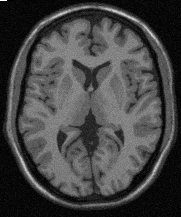
#> input picture Practica_2/ImagenA.pgm, 181 x 217 px
$ python P2E1.py Practica_2/ImagenA.pgm out.png
#> lines starting #> are read from the running program, lines starting #| are printed output that depends on the picture
import cv2
import sys
import numpy as np
import matplotlib
#matplotlib.use('Agg')
import matplotlib.pyplot as plt
import os.path

path=os.getcwd()
print(path)

def read_pgm_file(file_name):

#> called with file_name = 'Practica_2/ImagenA.pgm'
    data_dir = os.path.dirname(os.path.abspath(__file__))

    # Test if file exists
    file_path = os.path.join(data_dir, file_name)
    assert os.path.isfile(file_path), 'file \'{0}\' does not exist'.format(file_path)

    img = cv2.imread(file_name,flags=cv2.IMREAD_GRAYSCALE)
#> img is the input picture: shape (217, 181); min 0, max 255, mean 68

    if img is not None:
        print('img.size: ', img.size)
#| img.size:  39277
    else:
        print('imread({0}) -> None'.format(file_path))

    return img


def show_img_hist(im):

    vmin = np.amin(im)
    vmax = np.max(im)
    print("Intensity Min: {}   Max:{}".format(vmin,vmax))

    L = vmax - vmin
    print("Number of Levels: {}".format(L))
    fig = plt.figure(figsize=(16,6))
    ax1 = plt.subplot(1, 2, 1)
    ax2 = plt.subplot(1, 2, 2)

    # imgplot = plt.imshow(im/np.amax(im))
    imgplot = ax1.imshow(im,cmap='gray', vmin=vmin, vmax=vmax)
    fig.colorbar(imgplot, ax=ax1)
    # cv2.imshow(infile,img)
    # cv2.waitKey(0)

    hist, bin_edges = np.histogram(im.ravel(),bins=L)
    ax2.bar(bin_edges[:-1], hist)
    plt.savefig(path+'/histogram.png')
    plt.show()


def process_pgm_file(im):
    #
    #   Implement a semilinear transformation to optimize dynamic range
    imout=im.copy()

    vmin = np.amin(im)
    vmax = np.max(im)
    midpoint = 50
    set_point1 = 15
    set_point2 = 155

    def semilinear_transform(x):
        if x < set_point1:
            return 0
        elif x > set_point2:
            return 255
        else:
            return (255/(set_point2-set_point1))*(x-set_point1)

    for i in range(len(im)):
        for j in range(len(im[i])):
            imout[i][j] = semilinear_transform(imout[i][j])

    return imout

def hist_superpuestos(im, im2):
    vmin = np.amin(im)
    vmax = np.max(im)
    L1 = vmax - vmin
    vmin = np.amin(im2)
    vmax = np.max(im2)
    L2 = vmax - vmin

    fig = plt.figure(figsize=(16,6))
    ax = fig.add_subplot(1, 1, 1)

    hist1, bin_edges1 = np.histogram(im.ravel(), bins=L1, range=(0, 256))
    hist2, bin_edges2 = np.histogram(im2.ravel(), bins=L2, range=(0, 256))
    ax.bar(bin_edges1[:-1], hist1, alpha=0.5, label='Original')
    ax.bar(bin_edges2[:-1], hist2, alpha=0.5, label='Ecualizada')
    ax.legend(loc='upper right')
    plt.ylabel('Cantidad de pixeles')
    plt.xlabel('Escala de Grises')
    plt.grid()
    plt.ylim(0,1500)
    plt.show()

def imagenes_superpuestas(im, im2):

    fig = plt.figure(figsize=(16,6))
    ax1 = plt.subplot(1, 2, 1)
    ax2 = plt.subplot(1, 2, 2)

    imgplot1 = ax1.imshow(im, cmap='gray', vmin=np.amin(im), vmax=np.max(im))
    fig.colorbar(imgplot1, ax=ax1)
    imgplot2 = ax2.imshow(im2, cmap='gray', vmin=np.amin(im2), vmax=np.max(im2))
    fig.colorbar(imgplot2, ax=ax2)
    plt.show()


if __name__ == "__main__":

    if(len(sys.argv)<3):
        print("Usage: python read-write-pgm.py [infile.pgm] [outfile.pgm]")
        exit(1)

    infile = sys.argv[1]
    outfile = sys.argv[2]

    img = read_pgm_file(infile)

    im = np.array(img)
    #print(im)
    #print(im[1][0])
    print("Size of image: {}".format(im.shape))
#| Size of image: (217, 181)

    show_img_hist(im)
#> in show_img_hist, `vmin = np.amin(im)`: vmin = 0
#> in show_img_hist, `vmax = np.max(im)`: vmax = 255
#| Intensity Min: 0   Max:255
#| Number of Levels: 255
#> in show_img_hist, `hist, bin_edges = np.histogram(im.ravel(),bins=L)`: hist = 255 values, max 1026 at index 6, min 0 at index 206, mean 154; bin_edges = 256 values from 0 to 255
#> in show_img_hist, `plt.savefig(path+'/histogram.png')`:
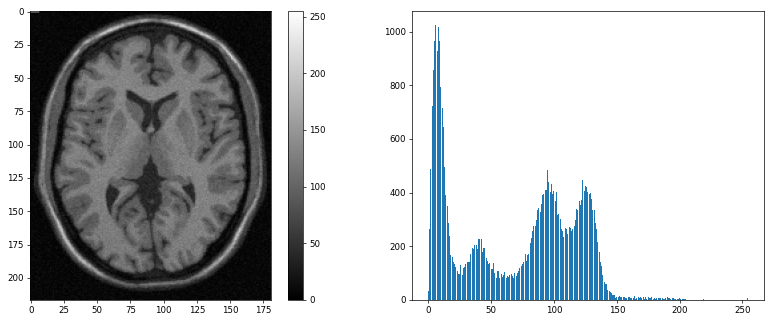
#> figure drawn by matplotlib, 3 panels; panel 2: tallest bar 1026 high, from x = 5.6 to 6.4

    imout = process_pgm_file(im)
#> in process_pgm_file, `vmin = np.amin(im)`: vmin = 0
#> in process_pgm_file, `vmax = np.max(im)`: vmax = 255
#> after the loop in process_pgm_file, `for i in range(len(im)):`:
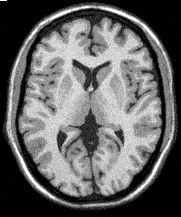
#> imout: shape (217, 181); min 0, max 255, mean 99.5

    im2 = np.array(imout)
    print("Size of image: {}".format(im2.shape))
#| Size of image: (217, 181)
    show_img_hist(im2)
#| Intensity Min: 0   Max:255
#| Number of Levels: 255
#> in show_img_hist (call 2), `hist, bin_edges = np.histogram(im.ravel(),bins=L)`: hist = 255 values, max 10657 at index 0, min 0 at index 2, mean 154
#> in show_img_hist (call 2), `plt.savefig(path+'/histogram.png')`:
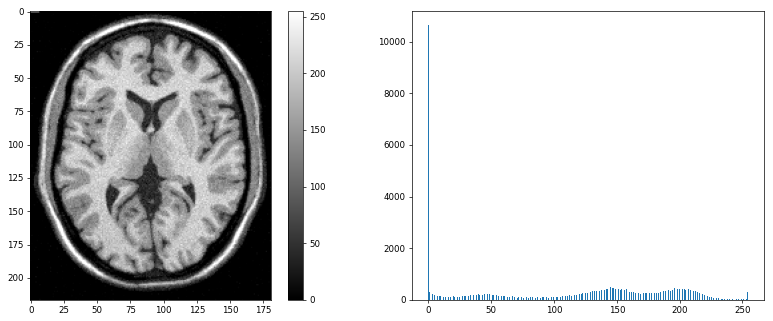
#> figure drawn by matplotlib, 3 panels; panel 2: tallest bar 10657 high, from x = -0.4 to 0.4

    hist_superpuestos(im,im2)
#> in hist_superpuestos, `vmin = np.amin(im)`: vmin = 0
#> in hist_superpuestos, `vmax = np.max(im)`: vmax = 255
#> in hist_superpuestos, `hist1, bin_edges1 = np.histogram(im.ravel(), bins=L1, range=(0, 256))`: hist1 = 255 values, max 1026 at index 5, min 0 at index 205, mean 154; bin_edges1 = 256 values from 0 to 256
#> in hist_superpuestos, `hist2, bin_edges2 = np.histogram(im2.ravel(), bins=L2, range=(0, 256))`: hist2 = 255 values, max 10943 at index 0, min 0 at index 1, mean 154; bin_edges2 = 256 values from 0 to 256
#> in hist_superpuestos, `plt.show()`:
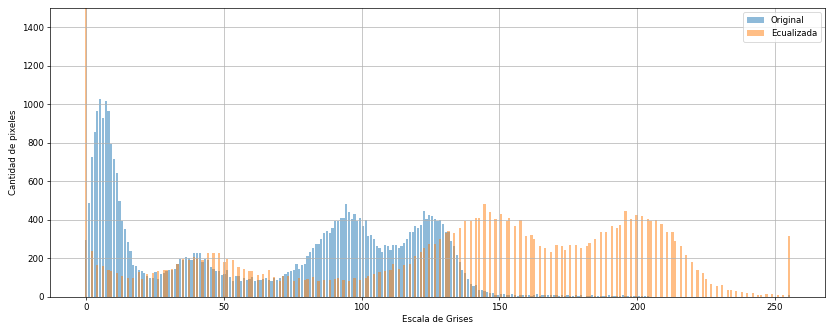
#> figure drawn by matplotlib, 1 panel; tallest bar 1026 high, from x = 4.62 to 5.42; tallest bar 10943 high, from x = -0.4 to 0.4
    imagenes_superpuestas(im, im2)
#> in imagenes_superpuestas, `plt.show()`:
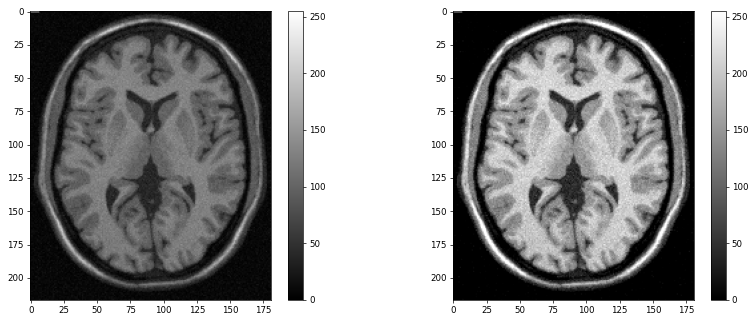
#> figure drawn by matplotlib, 4 panels

    cv2.imwrite(outfile,imout,[cv2.IMWRITE_PXM_BINARY,0])
